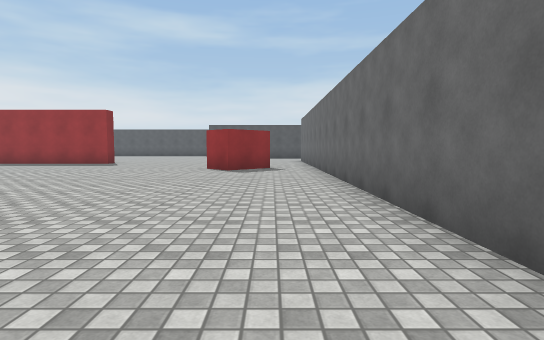
view 1 (above)

24 first-person views from a walk through a 3-D level made in the Unity game engine. The camera is 1.2 m above the floor, tilts 4° down and sees 80° across. The floor is counted in squares, 2 m on a side. Each view is taken from the middle of a square. On the plan, view 1 faces up. The plan holds only what a view shows up to about 10 squares ahead; the rest is blank. The player is left out. Surface patterns are stand-ins for the level's own textures.

view 2
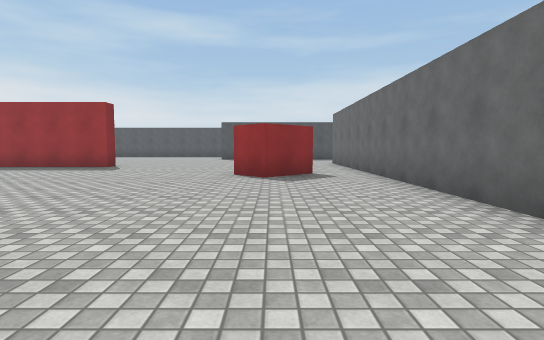

view 3
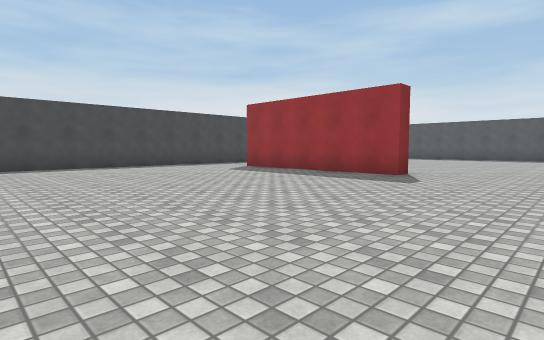

view 4
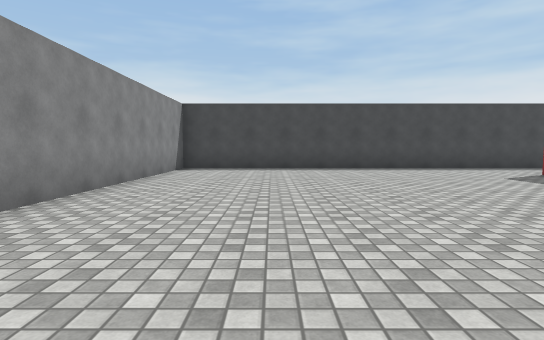

view 5
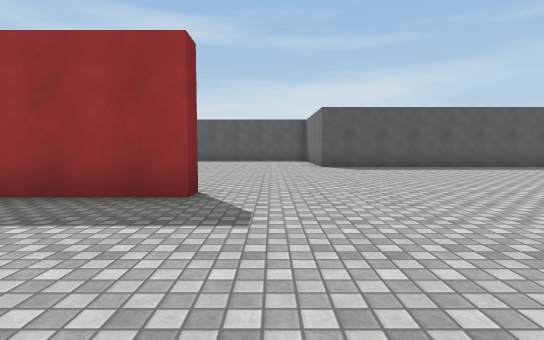

view 6
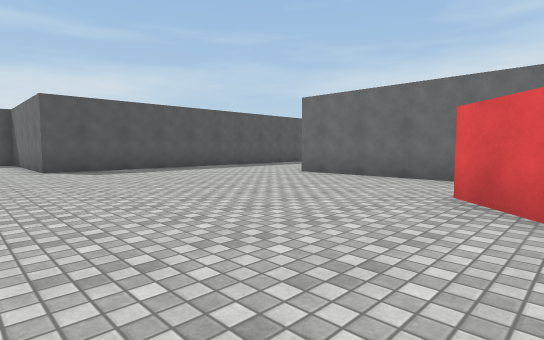

view 7
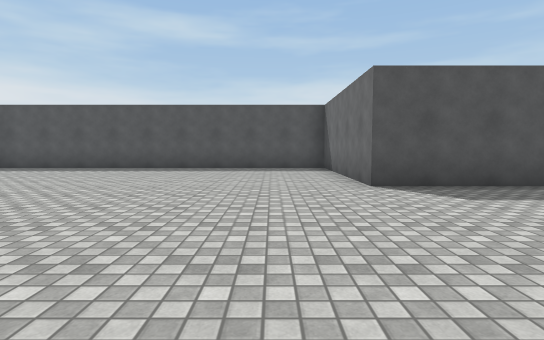

view 8
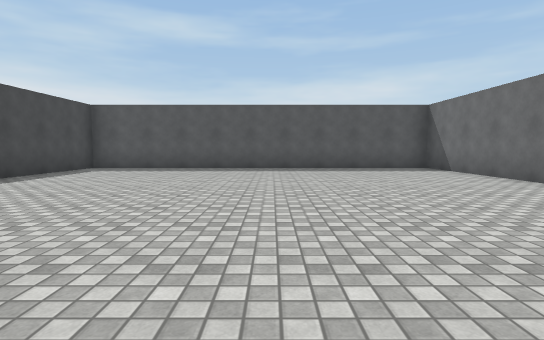

view 9
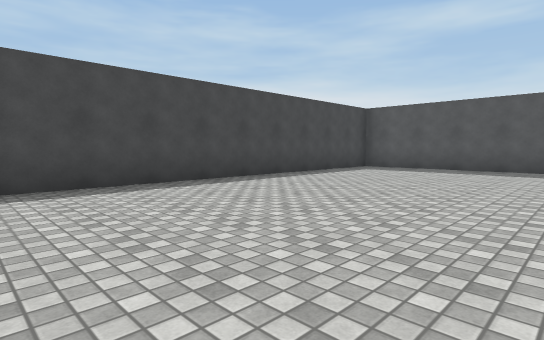

view 10
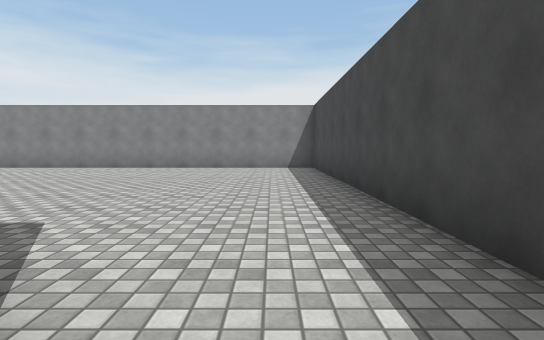

view 11
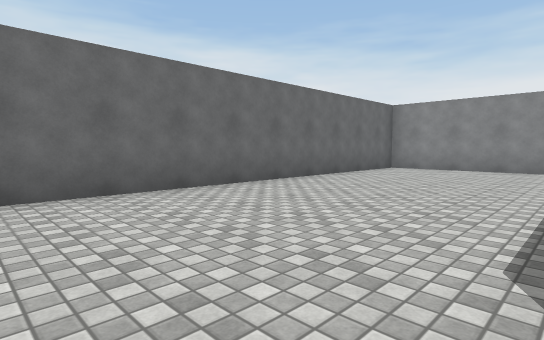

view 12
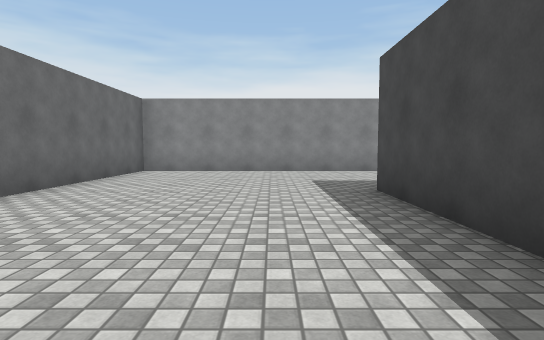

view 13
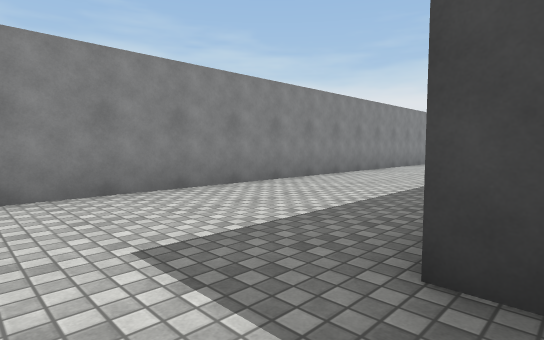

view 14
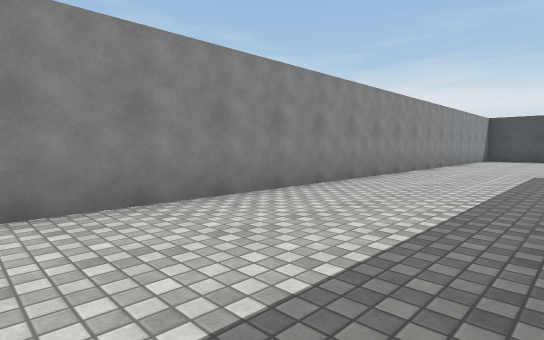

view 15
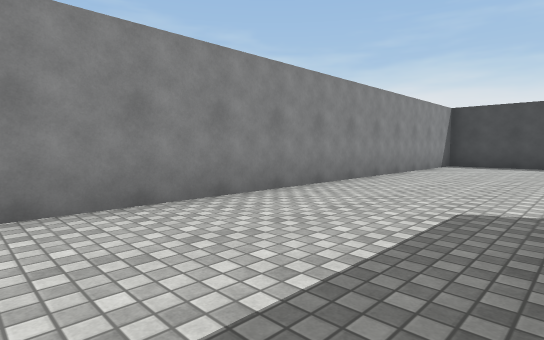

view 16
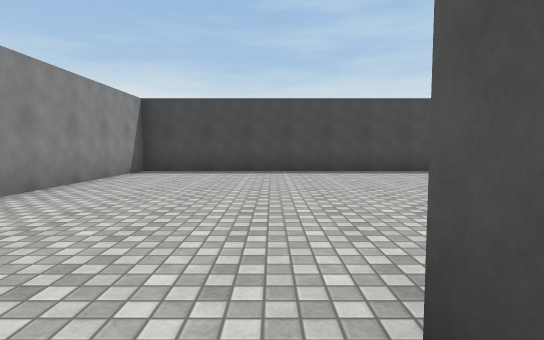

view 17
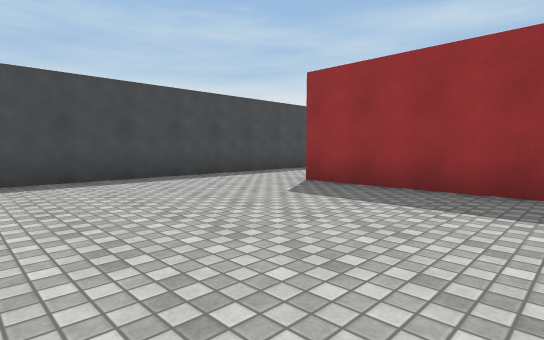

view 18
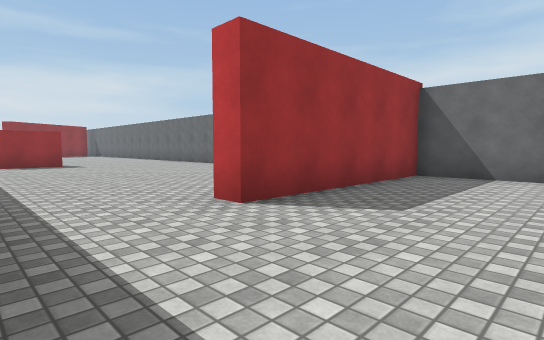

view 19
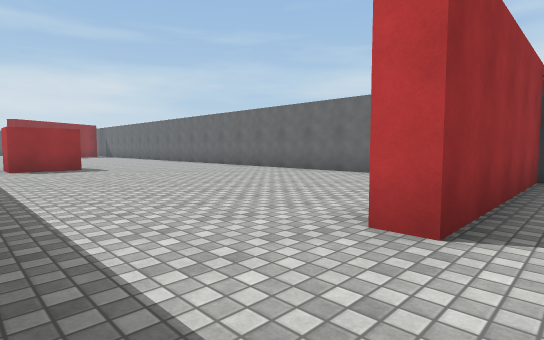

view 20
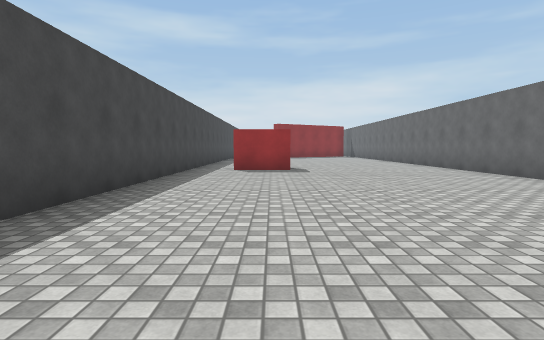

view 21
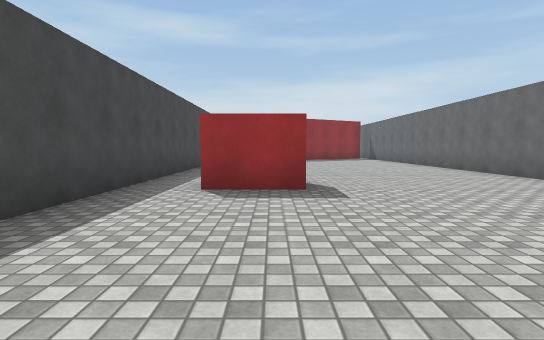

view 22
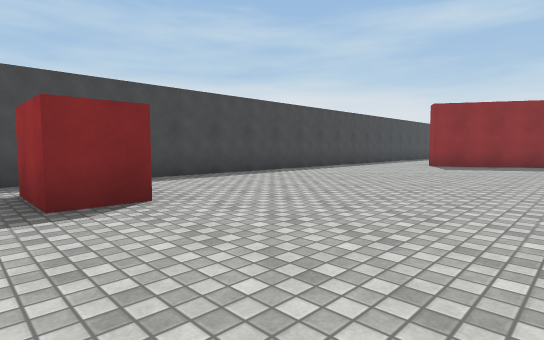

view 23
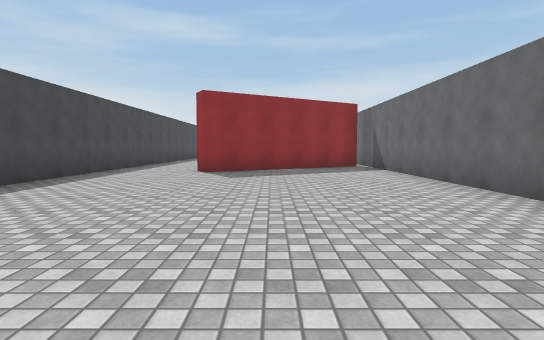

view 24
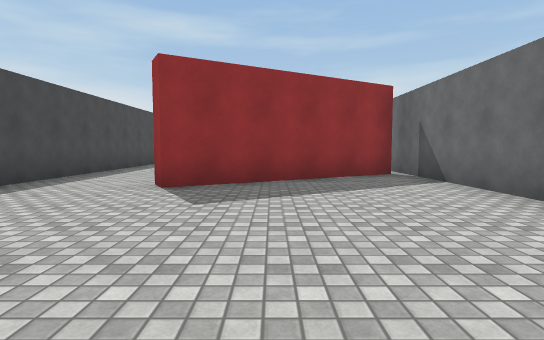

### Floor plan
Points are (right, up) in squares from view 1. A wall is a line through its corners. A room is listed if a view was taken in it or the views show most of it. See-through windows are left out.
Room 1 (views 1, 2, 3, 4, 5, 6, 7, 8, 9, 10, 11, 12, 13, 14, 15, 16, 17, 18, 19, 20, 21, 22, 23, 24)
walls: (-6, 12.4) (-6, 11.9) (-10.4, 11.9); (-0.1, 9.5) (-1.1, 8.4) (-1.8, 9.1) (-0.7, 10.3); (-16, 5.8) (-16, 25.2); (-20.5, 12.6) (-20.5, 11.6) (-22, 11.6) (-22, 12.6); (-16.2, 24.3) (-20.6, 21.8) (-20.9, 22.3); (3.4, 18) (-3.5, 18) (-3.5, 22.5) (-13.2, 22.5) (-13.2, 3.5) (-4, 3.5); (-3.5, 1.4) (-3.5, -1.6); (-16, 0.5) (-16, 2.7) (-20.8, 2.7) (-20.8, 3.2); (-15.5, -1.5) (-16, -1.5); (-23.2, 27) (-23.2, -5.3) (1.3, -5.3) (1.3, 14.2)

Where each view was taken, in squares from view 1:
view 1: 0 up, 0 right, facing up
view 2: 2 up, 1 left, facing up
view 3: 5 up, 3 left, facing up-left
view 4: 6 up, 4 left, facing left
view 5: 8 up, 5 left, facing up
view 6: 9 up, 5 left, facing up-right
view 7: 13 up, 5 left, facing up
view 8: 13 up, 8 left, facing up
view 9: 13 up, 8 left, facing up-left
view 10: 13 up, 12 left, facing down
view 11: 4 up, 3 left, facing down-right
view 12: 3 up, 2 left, facing down
view 13: 1 down, 2 left, facing down-left
view 14: 2 down, 7 left, facing down-left
view 15: 2 down, 12 left, facing down-left
view 16: 2 down, 15 left, facing left
view 17: 2 down, 17 left, facing up-left
view 18: 0 up, 23 left, facing up-right
view 19: 2 up, 23 left, facing up-right
view 20: 3 up, 21 left, facing up
view 21: 7 up, 21 left, facing up
view 22: 11 up, 17 left, facing up-left
view 23: 14 up, 19 left, facing up
view 24: 17 up, 19 left, facing up
